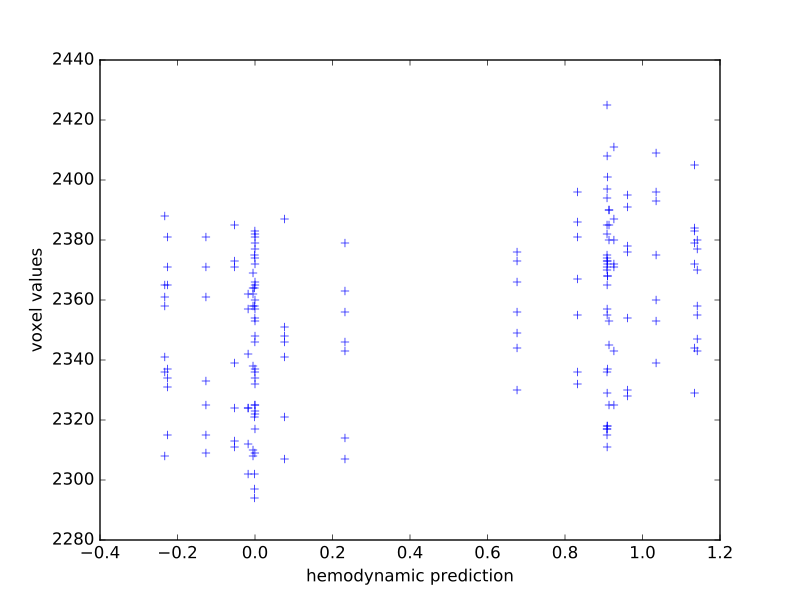

This figure's Python source:
#- Scatterplot the hemodynamic prediction against the signal
plt.plot(hemodynamic_prediction, voxel_values, '+')
# [...]
plt.xlabel('hemodynamic prediction')
# <...>
plt.ylabel('voxel values')
# <...>
